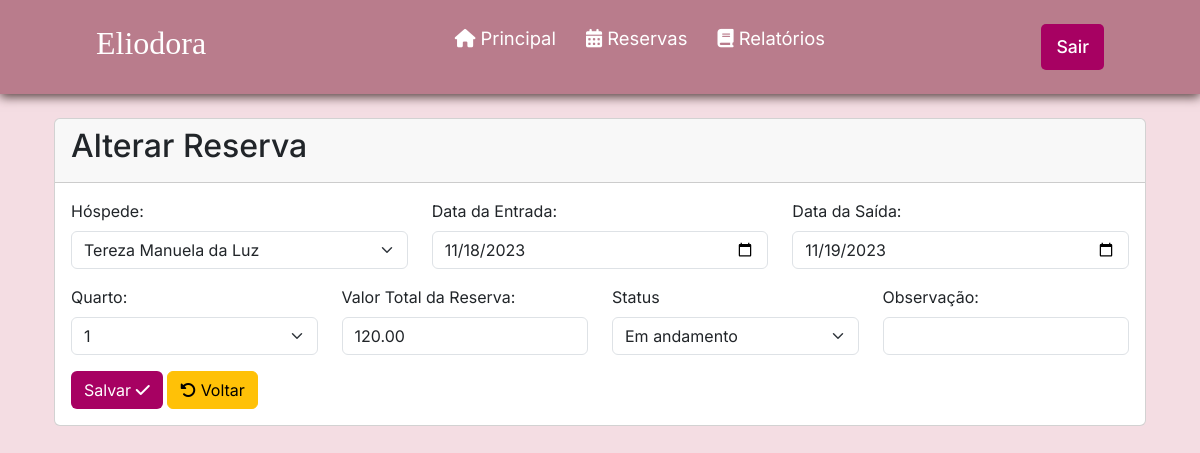
Page /alterarReserva.php?id=1 (signed in) on the earlier database version.
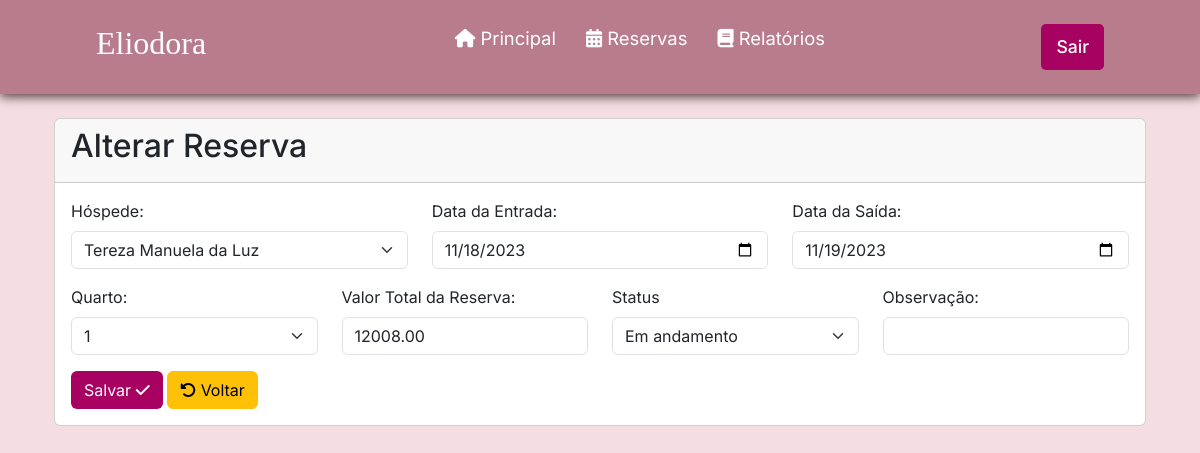
Same page on the later database version.
### tables this page shows
CREATE TABLE `reserva` (
  `id` int(11) NOT NULL,
  `status` int(11) NOT NULL DEFAULT 1,
  `dataEntrada` date NOT NULL,
  `dataSaida` date NOT NULL,
  `valorTotalReserva` double(11,2) NOT NULL,
  `quantHospede` int(1) NOT NULL,
  `observacao` varchar(200) NOT NULL,
  `id_hospede` int(11) DEFAULT NULL,
  `id_quarto` int(11) DEFAULT NULL,
  `id_funcionario` int(11) DEFAULT NULL,
  `datacadastro` datetime NOT NULL DEFAULT current_timestamp()
);

### alterarReserva.php (the view, shortened to what this page needs)
<?php
$conexao = mysqli_connect('127.0.0.1', 'root', '', 'tcc');
$sql = "select * from reserva where id = " . $_GET['id'];
$resultado = mysqli_query($conexao, $sql);
$linha = mysqli_fetch_array($resultado);
?>
<?php require_once("cabecalho.php"); ?>
<!DOCTYPE html>
<html lang="pt-br">
<head>
</head>
<body>
    <div class="container p-4">
        <div class="card">
            <div class="card-header">
                <h2>Alterar Reserva</h2>
            </div>
            <div class="card-body">
                <form method="post">
                    <div class="row">
                        <div class="mb-3 col-md">
                            <label for="id_hospede" class="form-label">Hóspede:</label>
                            <select name="id_hospede" id="id_hospede" class="form-select">
                                <?php
                                $sql = "select * from hospede order by nome";
                                $resultado = mysqli_query($conexao, $sql);
                                while ($linhaTU = mysqli_fetch_array($resultado)):
                                    $id = $linhaTU['id'];
                                    $nome = $linhaTU['nome'];
                                    $selected = ($id == $linha['id_hospede']) ? 'selected' : '';
                                    echo "<option value='{$id}' {$selected}>{$nome}</option>";
                                endwhile;
                                ?>
                            </select>
                        </div>
                        <div class="mb-3 col-md">
                            <label for="dataEntrada" class="form-label">Data da Entrada:</label>
                            <input type="date" class="form-control" name="dataEntrada"
                                value="<?= $linha['dataEntrada'] ?>">
                        </div>
                        <div class="mb-3 col-md">
                            <label for="dataSaida" class="form-label">Data da Saída:</label>
                            <input type="date" class="form-control" name="dataSaida" value="<?= $linha['dataSaida'] ?>">
                        </div>
                    </div>
                    <div class="row">
                        <div class="mb-3 col-md">
                            <label for="id_quarto" class="form-label">Quarto:</label>
                            <select name="id_quarto" id="id_quarto" class="form-select">
                                <?php
                                $sql = "select * from quarto order by numero";
                                $resultado = mysqli_query($conexao, $sql);
                                while ($linhaTU = mysqli_fetch_array($resultado)):
                                    $id = $linhaTU['id'];
                                    $numero = $linhaTU['numero'];
                                    $selected = ($id == $linha['id_quarto']) ? 'selected' : '';
                                    echo "<option value='{$id}' {$selected}>{$numero}</option>";
                                endwhile;
                                ?>
                            </select>
                        </div>
                        <div class="mb-3 col-md">
                            <label for="valorTotalReserva" class="form-label">Valor Total da Reserva:</label>
                            <input type="text" class="form-control" name="valorTotalReserva" id="valorReserva"
                                value="<?= $linha['valorTotalReserva'] ?>">
                        </div>
                        <div class="mb-3 col-md">
                            <label for="status" class="form-label">Status</label>
                            <select name="status" id="status" class="form-select">
                                <option value="2" <?= ($linha['status'] == '2') ? 'selected' : '' ?>>Em andamento</option>
                            </select>
                        </div>
                    <div class="mb-3 col-md">
                        <label for="observacao" class="form-label">Observação:</label>
                        <input class="form-control" id="observacao" name="observacao"
                            value="<?= $linha['observacao'] ?>">
                    </div>
                    </div>
                    <button name="salvar" type="submit" class="btn"
                        style="background-color: #a70162; color: #fff;">Salvar
                        <i class="fa-solid fa-check"></i>
                    </button>
                    <a href="controlarReserva.php" type="submit" class="btn btn-warning"><i
                            class="fa-solid fa-rotate-left"></i></i>
                        Voltar</a>
                </form>
            </div>
        </div>
</body>
</html>

Differences in the rows shown:
changed reserva "Em andamento": valorTotalReserva "120.00" → "12008.00"
